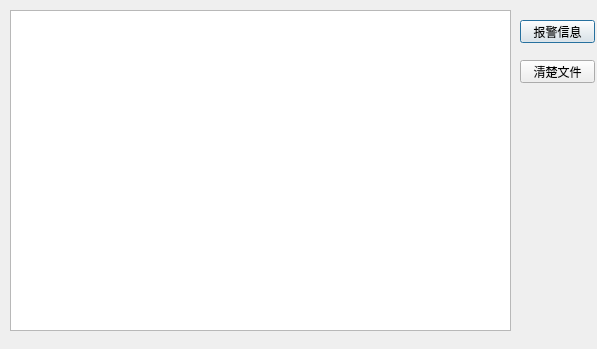
<?xml version="1.0" encoding="UTF-8"?>
<ui version="4.0">
 <class>errorReportWindow</class>
 <widget class="QDialog" name="errorReportWindow">
  <property name="geometry">
   <rect>
    <x>0</x>
    <y>0</y>
    <width>597</width>
    <height>349</height>
   </rect>
  </property>
  <property name="windowTitle">
   <string>Dialog</string>
  </property>
  <widget class="QTextEdit" name="errorReportEdit">
   <property name="geometry">
    <rect>
     <x>10</x>
     <y>10</y>
     <width>501</width>
     <height>321</height>
    </rect>
   </property>
  </widget>
  <widget class="QPushButton" name="readErrorButton">
   <property name="geometry">
    <rect>
     <x>520</x>
     <y>20</y>
     <width>75</width>
     <height>23</height>
    </rect>
   </property>
   <property name="text">
    <string>报警信息</string>
   </property>
  </widget>
  <widget class="QPushButton" name="clearFileButton">
   <property name="geometry">
    <rect>
     <x>520</x>
     <y>60</y>
     <width>75</width>
     <height>23</height>
    </rect>
   </property>
   <property name="text">
    <string>清楚文件</string>
   </property>
  </widget>
 </widget>
 <resources/>
 <connections/>
</ui>
